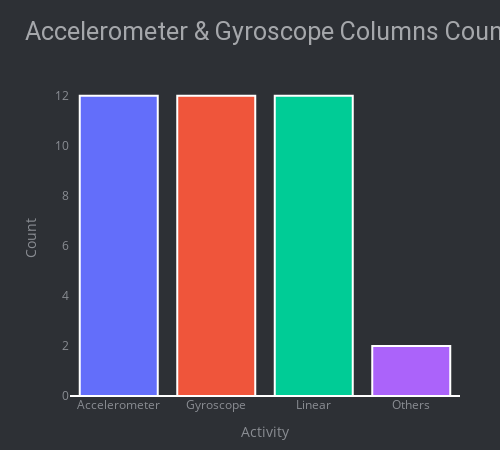

Notebook code for this chart:
### Markdown cell above
```
The Train and Test Sets have a similar median, but the Train Set is slightly less spread out and has fewer extreme values. The Test Set shows longer whiskers, suggesting it may have a few larger or more outliers.
```

### Code cell
# Accelerometer & Gyroscope Columns Counts
lin = 0
acc = 0
gyro = 0
other = 0

for value in df_train.columns:
    if "Linear" in str(value):
        lin += 1
    elif "Acc" in str(value):
        acc += 1
    elif "Gyro" in str(value):
        gyro += 1
    else:
        other += 1

graph = go.Bar(x=['Accelerometer', 'Gyroscope', "Linear", 'Others'], y=[acc,gyro,lin,other], marker = dict(color = colors))
layout = go.Layout(
    height=450, width=500,
    title = 'Accelerometer & Gyroscope Columns Counts',
    xaxis = dict(title = 'Activity', tickangle=0, showgrid=False),
    yaxis = dict(title = 'Count', showgrid=False),
    plot_bgcolor='#2d3035', paper_bgcolor='#2d3035',
    title_font=dict(size=25, color='#a5a7ab', family='roboto'),
    margin=dict(t=80, b=30, l=70, r=40),
    font=dict(color='#8a8d93'))
fig = go.Figure(data=[graph], layout = layout)
fig.update_traces(textfont=dict(color='#fff'), marker=dict(line=dict(color='#ffffff', width=2)))

iplot(fig)

### Figure 1 — Plotly figure (JSON) as saved in the notebook; plotly's stock layout.template omitted (floating-point values rounded to 4 significant figures)
{"data": [{"marker": {"color": ["#636EFA", "#EF553B", "#00CC96", "#AB63FA", "#FFA15A", "#19D3F3", "#FF6692", "#B6E880", "#FF97FF", "#FECB52"], "line": {"color": "#ffffff", "width": 2}}, "textfont": {"color": "#fff"}, "type": "bar", "x": ["Accelerometer", "Gyroscope", "Linear", "Others"], "y": [12, 12, 12, 2]}], "layout": {"font": {"color": "#8a8d93"}, "height": 450, "margin": {"b": 30, "l": 70, "r": 40, "t": 80}, "paper_bgcolor": "#2d3035", "plot_bgcolor": "#2d3035", "title": {"font": {"color": "#a5a7ab", "family": "roboto", "size": 25}, "text": "Accelerometer & Gyroscope Columns Counts"}, "width": 500, "xaxis": {"showgrid": false, "tickangle": 0, "title": {"text": "Activity"}}, "yaxis": {"showgrid": false, "title": {"text": "Count"}}}}
